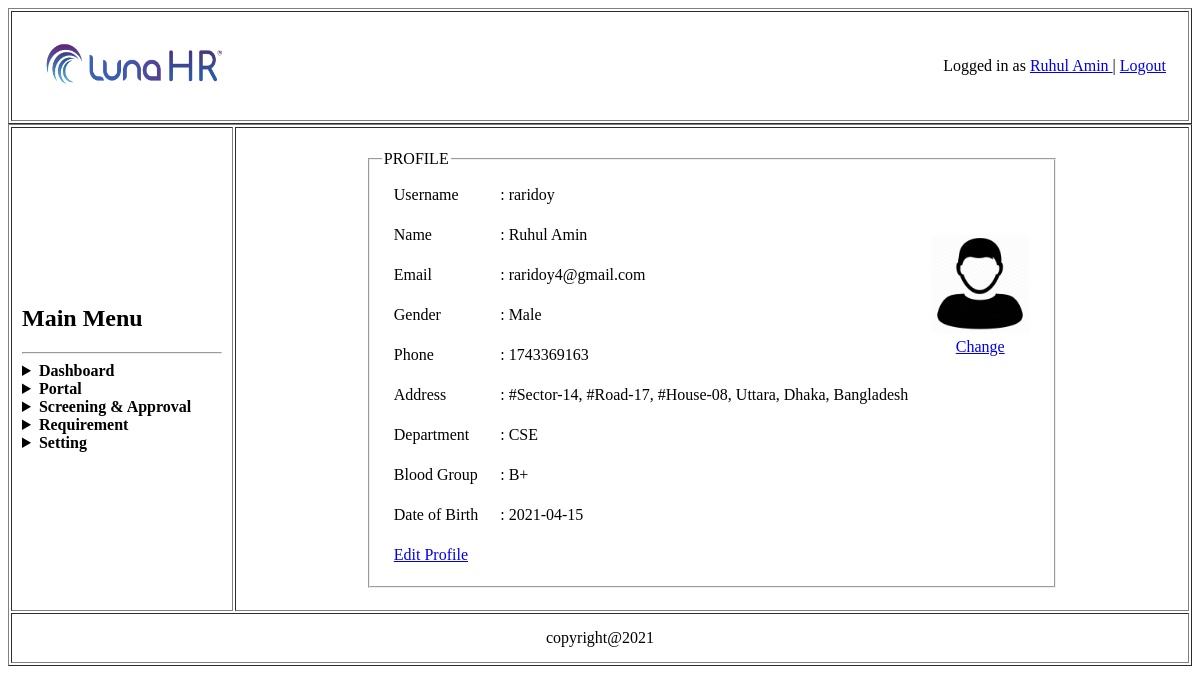
Page /controler/view_profile_check.php (signed in) on the earlier database version.
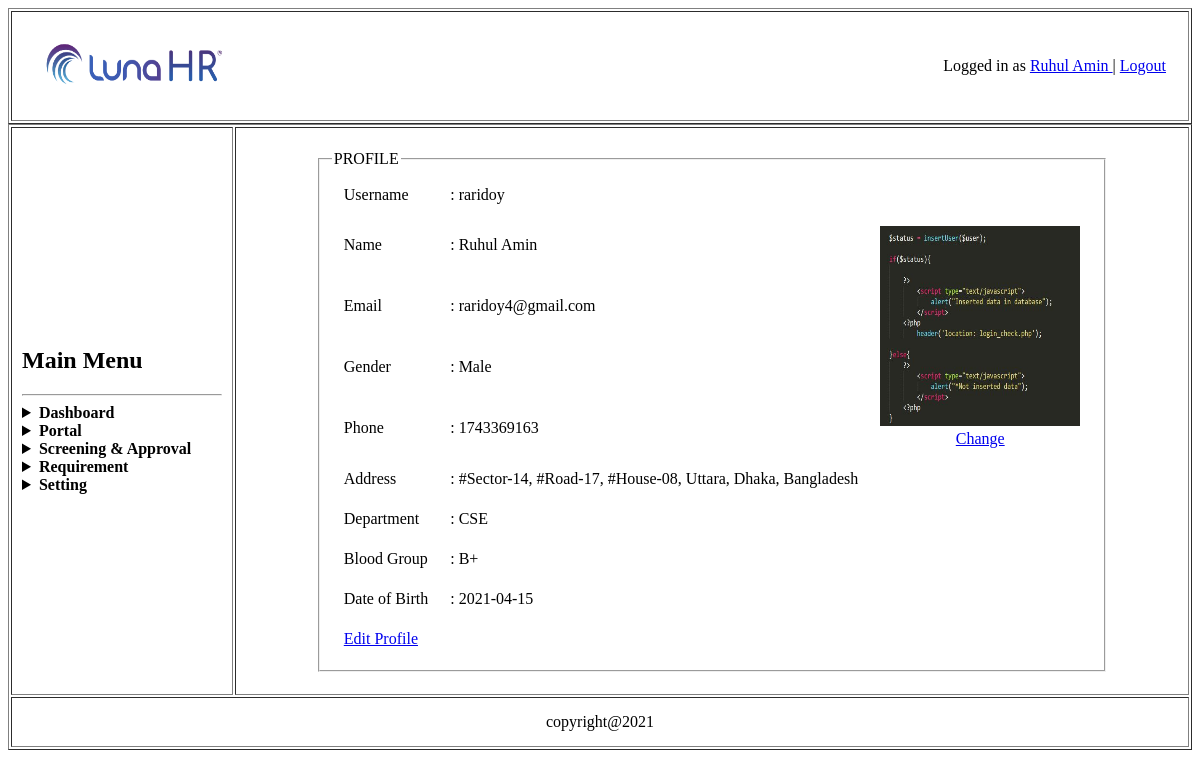
Same page on the later database version.
### tables this page shows
CREATE TABLE `user_image` (
  `id` int(5) NOT NULL,
  `username` varchar(50) NOT NULL,
  `photos` varchar(300) NOT NULL
);

### model/UserModel.php (called while the page is built, shortened)
<?php
	function getUserById($username){
		$conn = getConnection();
		$sql = "select * from registration where username='{$username}'";
		$result = mysqli_query($conn, $sql);
		$row = mysqli_fetch_assoc($result);
		return $row;
	}
?>

### model/imageModel.php (called while the page is built, shortened)
<?php
	function getImageById($username){
		$conn = getConnection();
		$sql = "select * from user_image where username='{$username}'";
		$result = mysqli_query($conn, $sql);
		return $result;
	}
?>

### controler/view_profile_check.php (the view, shortened to what this page needs)
<?php
	if(!isset($_SESSION['flag'])){
		header('location: ../controler/login_check.php');
	}else{
		require_once('../model/UserModel.php');
		$id=$_SESSION['current_user']['username'];
		$data = getUserById($id);
		$username=$data['username'];
		$name=$data['name'];
		$email=$data['email'];
		$gender=$data['gender'];
		$phone=$data['phone'];
		$address=$data['address'];
		$department=$data['department'];
		$blood=$data['blood'];
		$dob=$data['dob'];
	}
?>
</head>
<body>
	<table border="1px" align="center" width="100%">
		<tr>
			<td>
				<table width="100%">
					<tr>
						<td width="200px" height="60px">
							<img src="../asset/company_logo.png" width="100%" height="100%">
						</td>
						<td align="right" >
							Logged in as
							<a href="view_profile_check.php">
								<?php
									echo $_SESSION['current_user']['name'];
								?>
							</a> |
							<a href="logout_check.php"> Logout </a>
						</td>
					</tr>
				</table>
			</td>
		</tr>
	</table>
	<table border="1px" align="center" width="100%">
		<tr>
			<td width="200px" height="425px"><h2>Main Menu</h2>
				<hr>
				<details>
					<summary><b>Dashboard</b></summary>
				</details>
				<details>
					<summary><b>Portal</b></summary>
				</details>
				<details>
					<summary><b>Screening & Approval</b></summary>
				</details>
				<details>
					<summary><b>Requirement</b></summary>
				</details>
				<details>
					<summary><b>Setting</b></summary>
				</details>
			</td>
			<td align="center">
				<table>
					<tr>
						<td>
							<form method="post" action="view_profile_check.php">
								<fieldset>
									<legend>PROFILE</legend>
									<table align="center">
										<tr>
											<td>Username</td>
											<td>:
												<?php
													echo $username;
												?>
											</td>
										</tr>
										<tr>
											<td>Name</td>
											<td>:
												<?php
													echo $name;
												?>
											</td>
											<form method="post" action="../view/profile_pic.php" enctype="multipart/form-data">
												<td rowspan="4" align="center">
													<?php
														require_once('../model/imageModel.php');
														$result = getImageById($username);
														$row = mysqli_fetch_assoc($result);
														if($row>0){
													?>
														<img src="<?php echo "{$row['photos']}"; ?>" width="200px" height="200px"><br>
													<?php
														}else{
													?>
														<img src="../asset/user.png" width="100px" height="100px"><br>
													<?php
														}
													?>
													<a href="../view/profile_pic.php">Change</a>
												</td>
											</form>
										</tr>
										<tr>
											<td>Email</td>
											<td>:
												<?php
													echo $email;
												?>
											</td>
										</tr>
										<tr>
											<td>Gender</td>
											<td>:
												<?php
													echo $gender;
												?>
											</td>
										</tr>
										<tr>
											<td>Phone</td>
											<td>:
												<?php
													echo $phone;
												?>
											</td>
										</tr>
										<tr>
											<td>Address</td>
											<td>:
												<?php
													echo $address;
												?>
											</td>
										</tr>
										<tr>
											<td>Department</td>
											<td>:
												<?php
													echo $department;
												?>
											</td>
										</tr>
										<tr>
											<td>Blood Group</td>
											<td>:
												<?php
													echo $blood;
												?>
											</td>
										</tr>
										<tr>
											<td>Date of Birth</td>
											<td>:
												<?php
													echo $dob;
												?>
											</td>
										</tr>
										<tr>
											<td><a href="edit_profile_check.php">Edit Profile</a></td>
										</tr>
									</table>
								</fieldset>
							</form>
						</td>
					</tr>
				</table>
			</td>
		</tr>

Differences in the rows shown:
added user_image: photos (picture)
